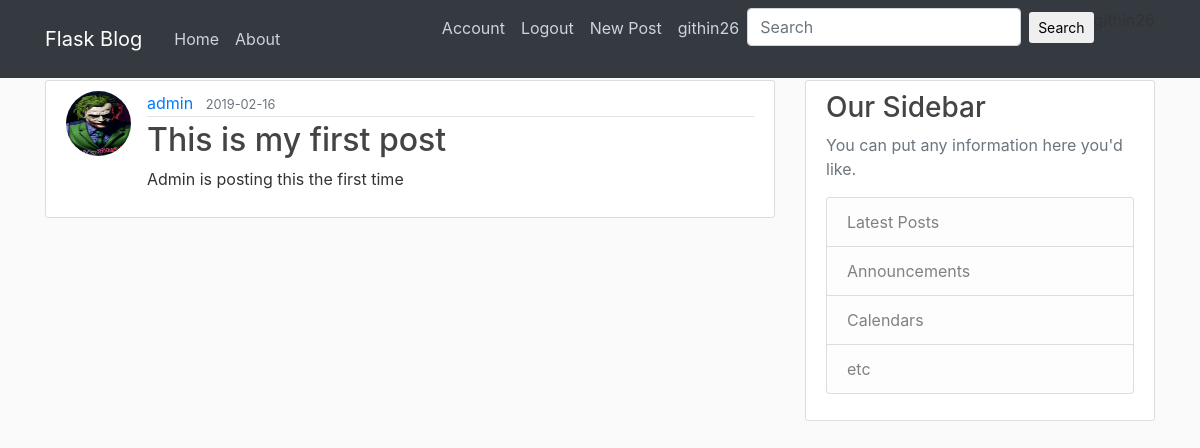
The app's page /post/1 (signed in) with its own data.
### flaskblog/models.py (models this page shows, shortened)
class User(db.Model,UserMixin):
    id = db.Column(db.Integer, primary_key=True)
    username = db.Column(db.String(20), unique=True, nullable=False)
    email = db.Column(db.String(120), unique=True, nullable=False)
    image_file = db.Column(db.String(20), nullable=False, default='default.jpg')
    password = db.Column(db.String(60), nullable=False)
    posts = db.relationship('Post', backref='author', lazy=True)

class Post(db.Model):
    id = db.Column(db.Integer, primary_key=True)
    title = db.Column(db.String(100), nullable=False)
    date_posted = db.Column(db.DateTime, nullable=False, default=datetime.utcnow)
    content = db.Column(db.Text, nullable=False)
    user_id = db.Column(db.Integer, db.ForeignKey('user.id'), nullable=False)

### flaskblog/routes.py (the view)
@app.route('/post/<int:post_id>')
@login_required
def post(post_id):
    post_new = Post.query.get_or_404(post_id)
    return render_template('post.html',title=post_new.title,post=post_new)

### flaskblog/models.py (called while the page is built)
@login_manager.user_loader
def load_user(user_id):
    return User.query.get(int(user_id))

### flaskblog/templates/post.html (shortened to what this page needs)
{% extends "layout.html" %}
{% block content %}
        <article class="media content-section">
            <img class="rounded-circle article-img" src="{{ url_for('static',filename='profile_pics/' + post.author.image_file)}}">
          <div class="media-body">
            <div class="article-metadata">
              <a class="mr-2" href="{{url_for('user_posts',username=post.author.username)}}">{{ post.author.username }}</a>
              <small class="text-muted">{{ post.date_posted.strftime('%Y-%m-%d')}}</small>
            </div>
            <h2 class="article-title" href="{{ url_for('post',post_id=post.id)}}" >{{ post.title }}</h2>
            <p class="article-content">{{ post.content }}</p>
          </div>
        </article>
{% endblock content %}

### flaskblog/templates/layout.html (shortened to what this page needs)
<!DOCTYPE html>
<html lang="en">
<head>
<link rel="stylesheet" href="https://maxcdn.bootstrapcdn.com/bootstrap/4.0.0/css/bootstrap.min.css">
<link rel="stylesheet" type="text/css" href="{{url_for('static',filename='main.css')}}">
</head>
<body>
    <header class="site-header">
      <nav class="navbar navbar-expand-md navbar-dark bg-dark fixed-top">
        <div class="container">
          <a class="navbar-brand mr-4" href="/">Flask Blog</a>
          <div class="collapse navbar-collapse" id="navbarToggle">
            <div class="navbar-nav mr-auto">
              <a class="nav-item nav-link" href="{{ url_for('home')}}">Home</a>
              <a class="nav-item nav-link" href="{{ url_for('about')}}">About</a>
            </div>
            <div class="navbar-nav">
                {% if current_user.is_authenticated %}
                    <a class="nav-item nav-link" href="{{ url_for('account')}}">Account</a>
                    <a class="nav-item nav-link" href="{{ url_for('logout')}}">Logout</a>
                    <a class="nav-item nav-link" href="{{ url_for('new_post')}}">New Post</a>
                    <a class="nav-item nav-link" href="{{url_for('user_posts',username=current_user.username)}}">{{current_user.username}}</a>
                    <form action="{{url_for('search')}}" method="POST" class="form-inline md-form mr-auto mb-4">
                    <input class="form-control mr-sm-2" type="text" placeholder="Search" aria-label="Search" name="search">
                        <button class="btn aqua-gradient btn-rounded btn-sm my-0" type="submit">Search</button>
                    </form>
                {% endif %}
            </div>
          </div>
        </div>
      </nav>
    </header>
<main role="main" class="container">
  <div class="row">
    <div class="col-md-8">
      {% block content %}{% endblock %}
    </div>
    <div class="col-md-4">
      <div class="content-section">
        <h3>Our Sidebar</h3>
        <p class='text-muted'>You can put any information here you'd like.
          <ul class="list-group">
            <li class="list-group-item list-group-item-light">Latest Posts</li>
            <li class="list-group-item list-group-item-light">Announcements</li>
            <li class="list-group-item list-group-item-light">Calendars</li>
            <li class="list-group-item list-group-item-light">etc</li>
          </ul>
        </p>
      </div>
    </div>
  </div>
</main>
</body>
</html>

### flaskblog/static/main.css (style rules this page uses)
body { background: #fafafa; color: #333333; margin-top: 5rem; }
h1, h2, h3, h4, h5, h6 { color: #444444; }
.site-header .navbar-nav .nav-link { color: #cbd5db; }
.content-section { background: #ffffff; padding: 10px 20px; border: 1px solid #dddddd; border-radius: 3px; margin-bottom: 20px; }
.article-title { color: #444444; }
.article-content { white-space: pre-line; }
.article-img { height: 65px; width: 65px; margin-right: 16px; }
.article-metadata { padding-bottom: 1px; margin-bottom: 4px; border-bottom: 1px solid #e3e3e3 }

### records on screen
User: username "githin26"
User: image_file (placeholder picture), author.username "admin"
Post: date_posted "2019-02-16", title "This is my first post", content "Admin is posting this the first time"
